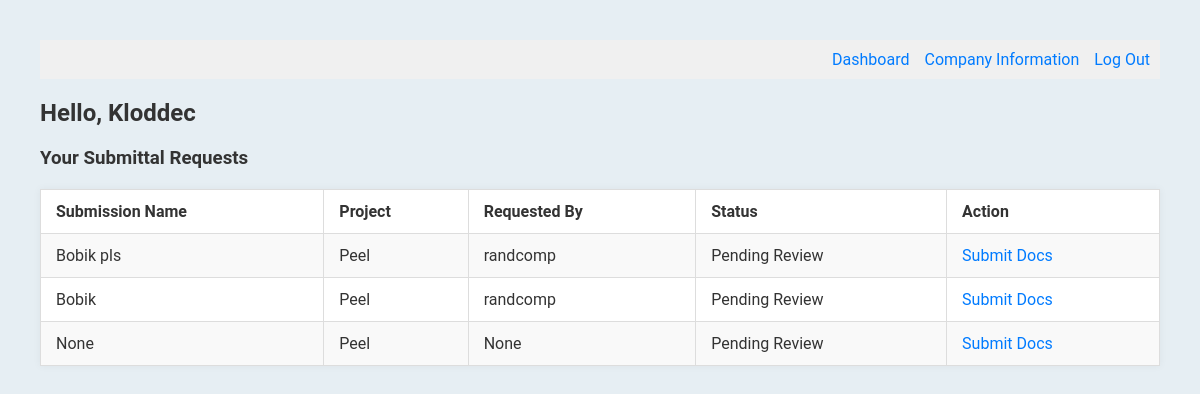
Page /submitter_dashboard (signed in) on the earlier database version.
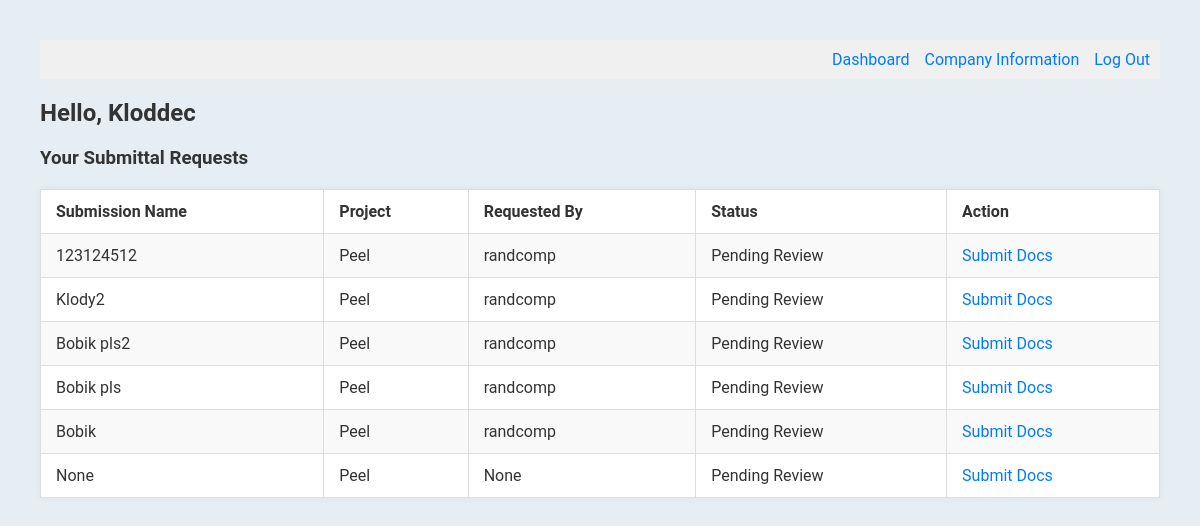
Same page on the later database version.
### tables this page shows
CREATE TABLE submitting_users (
    id INTEGER PRIMARY KEY AUTOINCREMENT,
    login TEXT UNIQUE NOT NULL,
    password TEXT NOT NULL,
    email TEXT NOT NULL,
    token TEXT UNIQUE NOT NULL, 
    name TEXT, description TEXT, 
    phone TEXT, 
    address TEXT
);

CREATE TABLE "requests" (
    id INTEGER PRIMARY KEY AUTOINCREMENT,
    project_id INTEGER NOT NULL,
    submitter_id INTEGER NOT NULL,
    requirement_set_id INTEGER NOT NULL,
    admin_id INTEGER NOT NULL,
    token TEXT UNIQUE,
    status TEXT DEFAULT 'pending review',
    date_requested TEXT DEFAULT CURRENT_TIMESTAMP
, name TEXT, description TEXT);

CREATE TABLE project (
    id INTEGER PRIMARY KEY AUTOINCREMENT,
    project_number INTEGER NOT NULL,
    project_name TEXT NOT NULL,
    project_admin_id INTEGER NOT NULL,
    FOREIGN KEY (project_admin_id) REFERENCES admin_users(id)
);

CREATE TABLE admin_users (
    id INTEGER PRIMARY KEY AUTOINCREMENT,
    login TEXT UNIQUE NOT NULL,
    password TEXT NOT NULL,
    email TEXT NOT NULL
, name TEXT);

### app.py (the view)
@app.route("/submitter_dashboard", methods=['GET', 'POST'])
def submitter_dashboard():
    if not session.get("submitter"):
        return redirect("/login")
    db = get_db()
    submitter_id = session.get("id")
    if not submitter_id and not session.get("submitter"):
        return redirect("/submitter_login")
    submitter = db.execute("SELECT * FROM submitting_users WHERE id = ?", (submitter_id,)).fetchone()
    sub_requests = db.execute("""
    SELECT
        requests.project_id,
        requests.admin_id,
        requests.token,
        requests.status,
        requests.name as request_name,
        admin_users.name AS gc_name,
        project.project_name
    FROM requests
    JOIN admin_users ON requests.admin_id = admin_users.id
    JOIN project ON requests.project_id = project.id
    WHERE requests.submitter_id = ?
""", (submitter_id,)).fetchall()
    return render_template("submitter_dashboard.html", submitter=submitter, sub_requests=sub_requests)

### app.py (called while the page is built)
def get_db():
    conn = sqlite3.connect("database.db")
    conn.row_factory = sqlite3.Row
    return conn

### templates/submitter_dashboard.html (shortened to what this page needs)
<!DOCTYPE html>
<html lang="en">
<head>
    <link rel="stylesheet" href="{{ url_for('static', filename='style.css') }}">
</head>
<body>
    <nav style="background-color: #f0f0f0; padding: 10px;">
        <a href="/submitter_dashboard" style="margin-right: 15px;">Dashboard</a>
        <a href="/sub_company_information" style="margin-right: 15px;">Company Information</a>
        <a href="/logout">Log Out</a>
    </nav>
    <h2>Hello, {{ submitter['login'] }}</h2>
    <h3>Your Submittal Requests</h3>
    <table border="1" cellpadding="8" cellspacing="0">
        <tr>
            <th>Submission Name</th>
            <th>Project</th>
            <th>Requested By</th>
            <th>Status</th>
            <th>Action</th>
        </tr>
        {% for req in sub_requests|reverse %}
        <tr>
            <td>{{ req.request_name }}</td>
            <td>{{ req.project_name }}</td>
            <td>{{ req.gc_name }}</td>
            <td>{{ req.status.replace("_", " ").title() }}</td>
            <td><a href="/submission/{{ req.token }}">Submit Docs</a></td>
        </tr>
        {% else %}
        <tr>
            <td colspan="4">You have no active submittal requests.</td>
        </tr>
        {% endfor %}
    </table>
</body>
</html>

### static/style.css (style rules this page uses)
body { font-family: 'Roboto', sans-serif; margin: 40px; background-color: #e6eef3; color: #333; }
nav { display: flex; background-color: #afcfee; padding: 10px; margin-bottom: 20px; justify-content: flex-end; text-decoration: none; align-items: center; }
a:link { color: #007bff; text-decoration: none; }
h1, h2, h3 { color: #333; }
table { width: 100%; border-collapse: collapse; background-color: #fff; box-shadow: 0 0 8px rgba(0, 0, 0, 0.05); }
th, td { padding: 12px 15px; border: 1px solid #ddd; text-align: left; }
tr:nth-child(even) { background-color: #f9f9f9; }
h1, h2, h3 { font-weight: 600; margin-top: 0; margin-bottom: 20px; }

Differences in the rows shown:
added requests: request_name "123124512", project_name "Peel", gc_name "randcomp", status.replace "Pending Review"
added requests: request_name "Klody2", project_name "Peel", gc_name "randcomp", status.replace "Pending Review"
added requests: request_name "Bobik pls2", project_name "Peel", gc_name "randcomp", status.replace "Pending Review"
